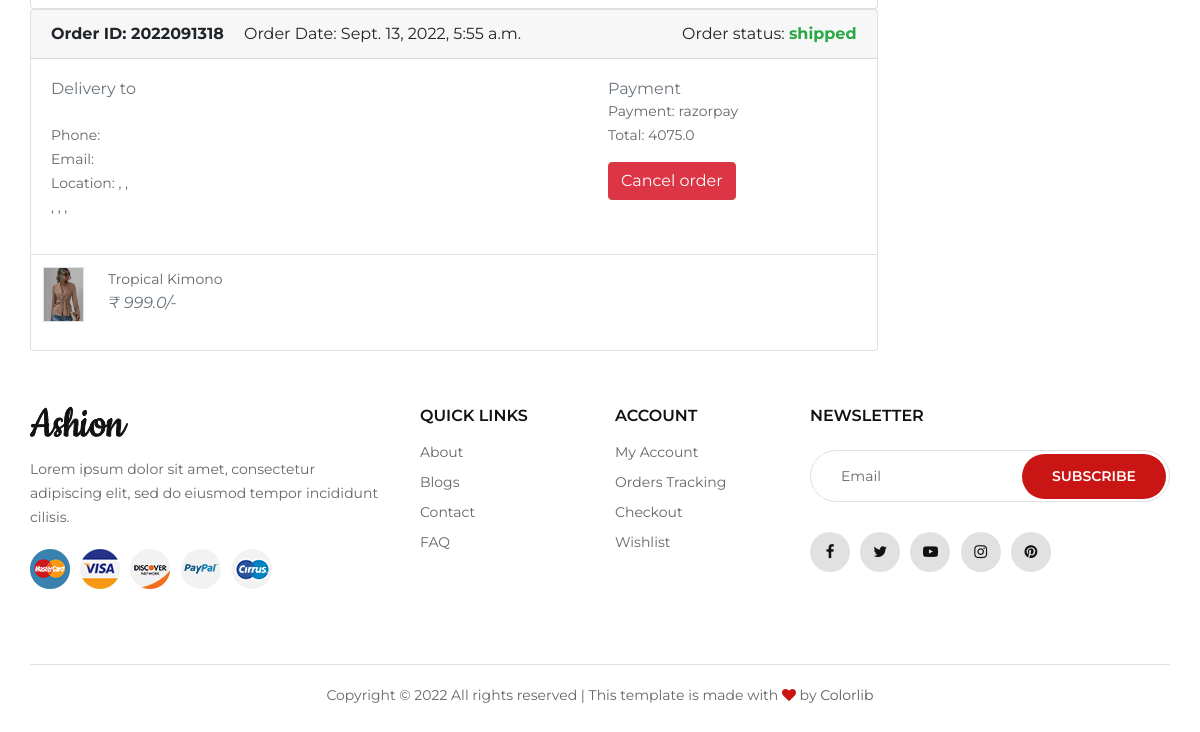
Before: /customer/dashboard/ (signed in, lower part) with the older database file.
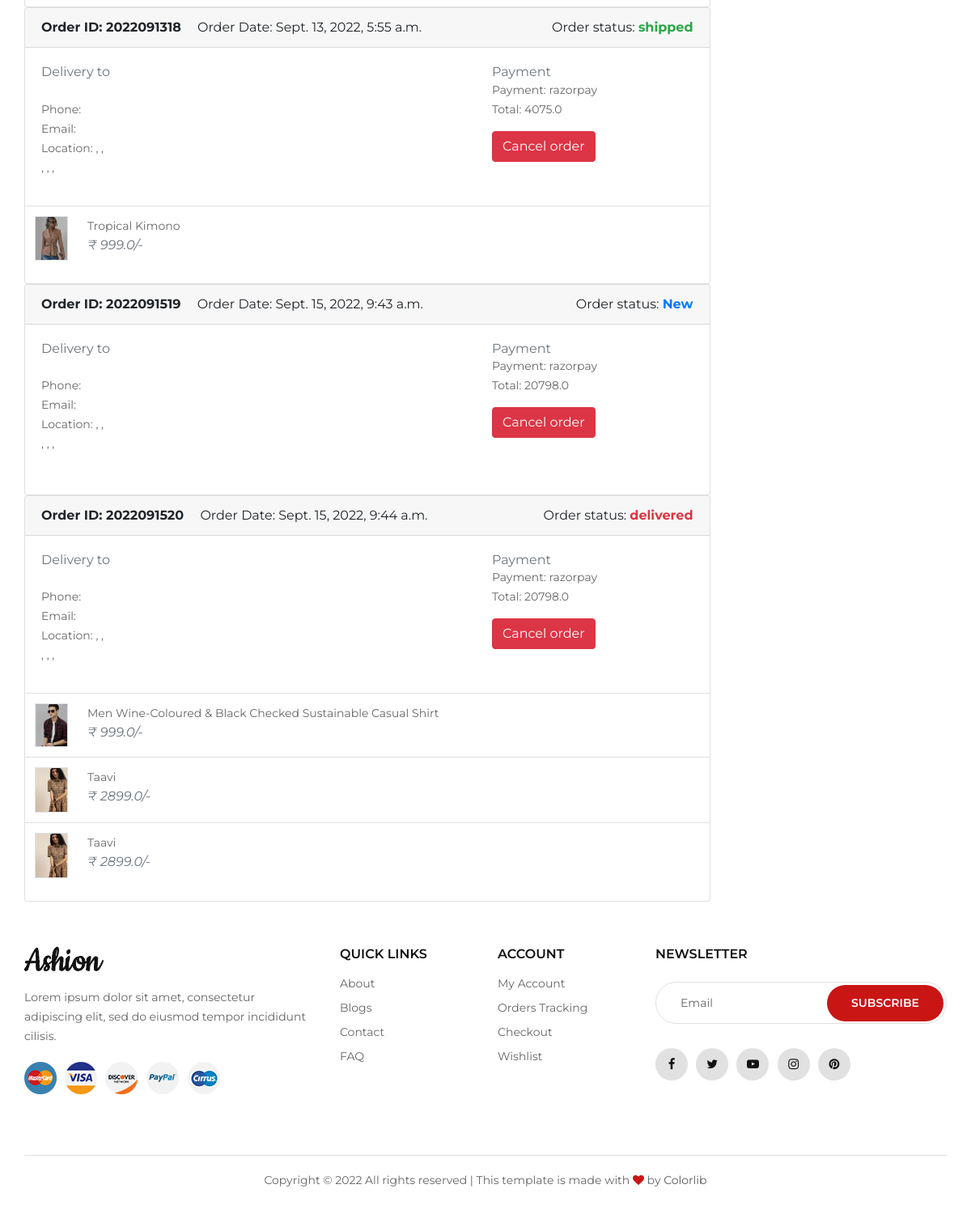
After: the same page with the newer database file.
### orders/models.py (models this page shows, shortened)
class Order(models.Model):
    STATUS = (
        ('New', 'New'),
        ('Ordered', 'Ordered'),
        ('shipped', 'shipped'),
        ('out_for_delivery', 'out_for_delivery'),
        ('delivered','delivered'),
        ('Cancelled', 'Cancelled'),
    )
    user = models.ForeignKey(Account, on_delete=models.SET_NULL, null=True)
    payment = models.ForeignKey(Payment, on_delete=models.SET_NULL, blank=True, null=True)
    order_number = models.CharField(max_length=20)
    order_note = models.CharField(max_length=100, blank=True)
    order_total = models.FloatField()
    tax = models.FloatField()
    status = models.CharField(max_length=20, choices=STATUS, default='New')
    ip = models.CharField(blank=True, max_length=20)
    is_ordered = models.BooleanField(default=False)
    created_at = models.DateTimeField(auto_now_add=True)
    updated_at = models.DateTimeField(auto_now=True)

class Payment(models.Model):
    user = models.ForeignKey(Account, on_delete=models.CASCADE)
    payment_id = models.CharField(max_length=100)
    order_id = models.CharField(max_length=100 ,null=True)
    payment_method = models.CharField(max_length=100)
    amount_paid = models.CharField(max_length=100) # this is the total amount paid
    paid = models.BooleanField(default=False)
    created_at = models.DateTimeField(auto_now_add=True)

class OrderProduct(models.Model):
    order = models.ForeignKey(Order, on_delete=models.CASCADE)
    payment = models.ForeignKey(Payment, on_delete=models.SET_NULL, blank=True, null=True)
    user = models.ForeignKey(Account, on_delete=models.CASCADE)
    product = models.ForeignKey(Product, on_delete=models.CASCADE)
    variations = models.ManyToManyField(Variation, blank=True)
    quantity = models.IntegerField()
    product_price = models.FloatField()
    ordered = models.BooleanField(default=False)
    created_at = models.DateTimeField(auto_now_add=True)
    updated_at = models.DateTimeField(auto_now=True)

### store/models.py (models this page shows, shortened)
class Product(models.Model):
    product_name = models.CharField(max_length=255, unique=True)
    slug = models.SlugField(max_length=255, unique=True)
    description = models.TextField(max_length=500, blank=True)
    price = models.IntegerField()
    stock = models.IntegerField()
    images = models.ImageField(upload_to='photos/products')
    cropping = ImageRatioField('images', '512x512')
    image_1 = models.ImageField(upload_to='photos/products',blank=True)
    image_2 = models.ImageField(upload_to='photos/products',blank=True)
    image_3 = models.ImageField(upload_to='photos/products',blank=True)
    image_4 = models.ImageField(upload_to='photos/products',blank=True)
    is_available = models.BooleanField(default=True)
    category = models.ForeignKey(Category, on_delete=models.CASCADE)
    created_date = models.DateTimeField(auto_now_add=True)
    modified_date = models.DateTimeField(auto_now=True)

### customer/views.py (the view)
# urls.py: path('dashboard/',views.dashboard,name='dashboard'),
def dashboard(request):
    order_product = OrderProduct.objects.filter(user=request.user)
    order = Order.objects.filter(user = request.user)
    payment = Payment.objects.filter(user = request.user)
    user = Account.objects.get(id=request.user.id)
    form=updateuserform(instance=user)
    if not request.user.is_superadmin:
        if request.method == 'POST':
            form=updateuserform(request.POST,instance=user)
            if form.is_valid():
                form.save()
                return redirect('dashboard')
    context = {
        'order':order,
        'order_product': order_product,
        'payment':payment,
        'form':form,
    }
    return render(request,'user_dashboard.html',context)

### customer/forms.py
class updateuserform(forms.ModelForm):
    class Meta:
        model = Account
        fields = ['first_name', 'last_name','email']

### carts/context_processors.py (called while the page is built)
def counter(request):
    cart_count = 0
    if 'admin' in request.path:
        return{}
    else :
        try:
            cart = Cart.objects.filter(cart_id = _cart_id(request))
            if request.user.is_authenticated:
                cart_items = CartItem.objects.all().filter(user=request.user)
            else :
                cart_items = CartItem.objects.all().filter(cart=cart[:1])
            for cart_item in cart_items:
                cart_count += cart_item.quantity
        except Cart.DoesNotExist:
            cart_count = 0
    return dict(cart_count=cart_count)

### carts/views.py (called while the page is built)
def _cart_id(request):
    cart = request.session.session_key
    if not cart :
        cart = request.session.create()
    return cart

### category/context_processors.py (called while the page is built)
def menu_links(request):
    links = Category.objects.all()
    return dict(links=links)

### templates/user_dashboard.html (shortened to what the changed rows need)
{% extends 'base.html' %}
{% load static %}
{% block content %}
<body>
    <br><br><br>
    <section class="section-conten padding-y bg ">
        <div class="container ">
            <div class="row">
                {% if order %}
                {% for order in order %}
                <div class="col-md-9" style="float: right;  ">
                    <article class="card">
                        <header class="card-header">
                            <strong class="d-inline-block mr-3">Order ID: {{order.order_number}}</strong>
                            <span>Order Date: {{order.created_at}}</span>
                            {% if order.status == 'New' %}
                            <span style="float: right;">Order status: <strong
                                    class="text-primary">{{order.status}}</strong></span>
                            {% elif order.status == 'Ordered' %}
                            <span style="float: right;">Order status: <strong
                                    class="text-warning">{{order.status}}</strong></span>
                            {% elif order.status == 'shipped' %}
                            <span style="float: right;">Order status: <strong
                                    class="text-success">{{order.status}}</strong></span>
                            {% elif order.status == 'out_of_delivery' %}
                            <span style="float: right;">Order status: <strong
                                    class="text-danger">{{order.status}}</strong></span>
                                    class="text-success">{{order.status}}</strong></span>
                                    {% elif order.status == 'delivered' %}
                                    <span style="float: right;">Order status: <strong
                                            class="text-danger">{{order.status}}</strong></span>
                                            {% elif order.status == 'Cancelled' %}
                                    <span style="float: right;">Order status: <strong
                                            class="text-danger">{{order.status}}</strong></span>
                            {% endif %}
                        </header>
                        <div class="card-body">
                            <div class="row">
                                <div class="col-md-8">
                                    <h6 class="text-muted">Delivery to</h6>
                                    <p>{{order.user.firstname}}&nbsp;{{order.user.lastname}}<br>
                                        Phone: {{order.phone}} <br> Email:
                                        {{order.email}} <br>
                                        Location: {{order.address_line_1}},
                                        {{order.address_line_2}}, <br>
                                        {{order.city}},
                                        {{order.state}},
                                        {{order.country}},<br>
                                    </p>
                                </div>
                                <div class="col-md-4">
                                    <h6 class="text-muted">Payment</h6>
                                    <p>
                                        {% for payment in payment %}
                                        {% if payment.order_id == order.order_number %}
                                        <span>Payment: {{payment.payment_method}}</span><br>
                                        <span>Total: {{payment.amount_paid}} </span>
                                        {% endif %}
                                        {% endfor %}
                                    </p>
                                     {% if order.status != 'Cancelled' %}
                                    <a href="{% url 'cancel_order' order.order_number %}"
                                        onclick="return confirm('Do you want to cancel this order')"><button
                                            class="btn btn-danger">Cancel order</button></a>
                                    {% endif %}
                                </div>
                            </div>
                        </div>
                        <div class="table-responsive">
                            <table class="table table-hover">
                                {% for order_product in order_product %}
                                {% if order.id == order_product.order.id %}
                                <tr>
                                    <td width="65">
                                        <img src="{{order_product.product.images.url }}" class="img-xs border"
                                            style="width:80px" alt="">
                                    </td>
                                    <td>
                                        <p class="title mb-0">{{order_product.product.product_name}} </p>
                                        <var class="price text-muted">₹ {{order_product.product_price}}/-</var>
                                    </td>
                                    <td>
                                    </td>
                                </tr>
                                {% endif %}
                                {% endfor %}
                            </table>
                        </div>
                    </article>
                </div>
                {% endfor %}
                {% endif %}
            </div>
        </div>
    </section>
    {% endblock content %}

Changed rows visible on the page:
added Order: order_number "2022091519", created_at "Sept. 15, 2022, 9:43 a.m.", status "New", shows "Cancel order"
added Payment: payment_method "razorpay", amount_paid "20798.0", shown under "2022091519"
added Order: order_number "2022091520", created_at "Sept. 15, 2022, 9:44 a.m.", status "delivered", shows "Cancel order"
added Payment: payment_method "razorpay", amount_paid "20798.0", shown under "2022091520"
added OrderProduct: product.images (picture), product.product_name "Men Wine-Coloured & Black Checked Sustainable Casual Shirt", product_price "999.0", shown under "2022091520"
added OrderProduct: product.images (picture), product.product_name "Taavi", product_price "2899.0", shown under "2022091520"
added OrderProduct: product.images (picture), product.product_name "Taavi", product_price "2899.0", shown under "2022091520"
